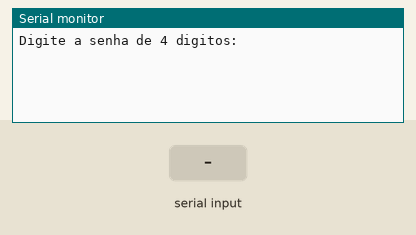
Recording of a sketch running on a simulated Arduino Uno, built with avr-gcc and run on an emulated ATmega328P. Parts: the last lines printed to the serial monitor. The test bench sets the inputs (shaded band).

Above: at 1.2 s.
1.3 s: "90,45\n" received over Serial
At 1.9 s:
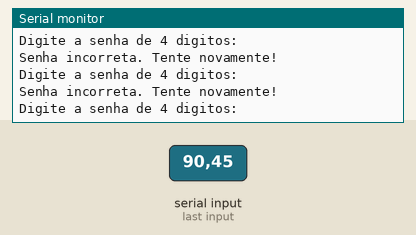
2.8 s: "30,150\n" received over Serial
At 4.7 s:
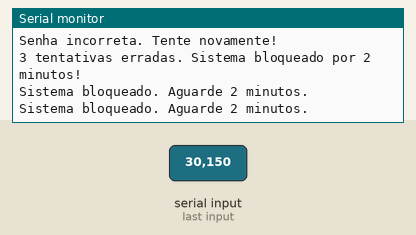

Measured:
- after the input at 1.3 s, the serial monitor: prints a new line at once (image 1)
- after the input at 2.8 s, the serial monitor: prints a new line at once (image 2)

The sketch:

do_while_31.ino
```cpp
// C++ code
//
void setup() {
  Serial.begin(9600);
}

void loop() {
  const int SENHA_CORRETA = 1234; // Senha definida
  int tentativas = 0;
  bool bloqueado = false;
  unsigned long tempoBloqueio = 0;

  do {
    if (bloqueado) {
      // Verifica se já passaram 2 minutos (120000 ms)
      if (millis() - tempoBloqueio >= 120000) {
        bloqueado = false;
        tentativas = 0;
        digitalWrite(LED_BUILTIN, LOW);
        Serial.println("\nSistema desbloqueado. Tente novamente.");
      } else {
        Serial.println("\nSistema bloqueado. Aguarde 2 minutos.");
        delay(1000); // Evita flood na serial
        continue;
      }
    }

    Serial.println("\nDigite a senha de 4 digitos:");
    while (!Serial.available()); // Aguarda entrada

    int senha = Serial.parseInt();

    // Limpa o buffer serial
    while (Serial.available()) {
      Serial.read();
    }

    if (senha == SENHA_CORRETA) {
      Serial.println("\nLogin efetuado com sucesso!");
      Serial.println("Bem-vindo ao sistema!");
      delay(2000);
      break; // Sai do loop quando acerta
    } else {
      tentativas++;
      Serial.println("\nSenha incorreta. Tente novamente!");

      if (tentativas >= 3) {
        bloqueado = true;
        tempoBloqueio = millis();
        digitalWrite(LED_BUILTIN, HIGH);
        Serial.println("3 tentativas erradas. Sistema bloqueado por 2 minutos!");
      }
    }
  } while (true); // Loop infinito (sai apenas com login correto)

  // Aqui iria o código do sistema após login
  // ...

  // Quando terminar, reinicia o login
  Serial.println("\nSessao encerrada. Reiniciando...");
  delay(2000);
}
```
